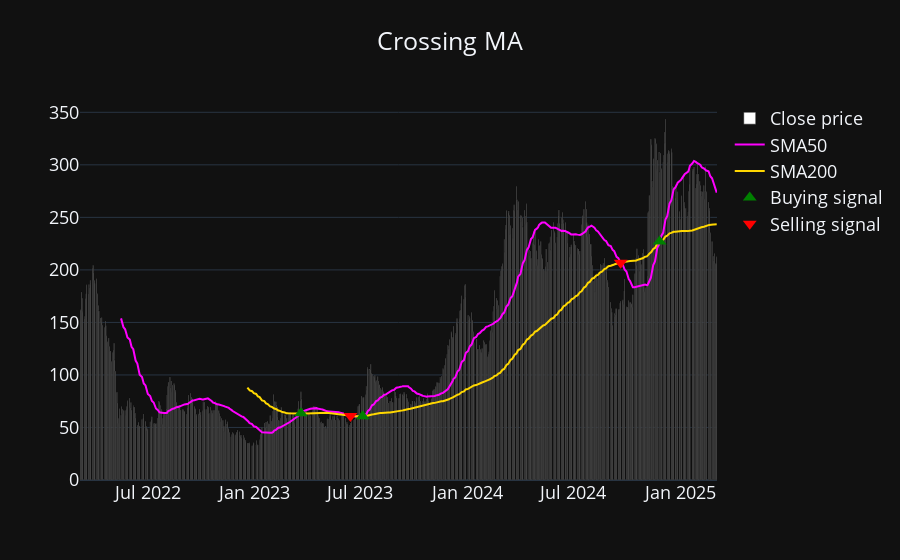

The code cell stored with this chart in its notebook:
### Code cell
df_ma = x_ma.execute(df, SHORT_MA, LONG_MA)
x_ma.show(df_ma, SHORT_MA, LONG_MA)

### Figure 1 — Plotly figure (JSON) as saved in the notebook; plotly's stock layout.template omitted (floating-point values rounded to 4 significant figures; data arrays with more than 128 entries replaced by an {"elided": "..."} marker saying what was removed)
{"data": [{"marker": {"color": "white"}, "name": "Close price", "type": "bar", "x": {"elided": "753 str values"}, "y": {"elided": "753 float values"}}, {"marker": {"color": "fuchsia"}, "name": "SMA50", "type": "scatter", "x": {"elided": "753 str values"}, "y": {"elided": "753 float values"}}, {"marker": {"color": "gold"}, "name": "SMA200", "type": "scatter", "x": {"elided": "753 str values"}, "y": {"elided": "753 float values"}}, {"marker": {"color": "green", "size": 12, "symbol": "triangle-up"}, "mode": "markers", "name": "Buying signal", "type": "scatter", "x": ["2023-03-21", "2023-07-05", "2024-11-26"], "y": [63.6, 60.75, 226.9]}, {"marker": {"color": "red", "size": 12, "symbol": "triangle-down"}, "mode": "markers", "name": "Selling signal", "type": "scatter", "x": ["2023-06-14", "2024-09-20"], "y": [60.93, 206.9]}], "layout": {"font": {"size": 18}, "title": {"text": "Crossing MA", "x": 0.5}, "xaxis": {"rangeslider": {"visible": false}}}}
